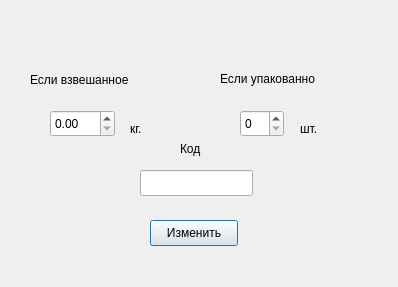
<?xml version="1.0" encoding="UTF-8"?>
<ui version="4.0">
 <class>kol</class>
 <widget class="QDialog" name="kol">
  <property name="geometry">
   <rect>
    <x>0</x>
    <y>0</y>
    <width>398</width>
    <height>287</height>
   </rect>
  </property>
  <property name="windowTitle">
   <string>Касса</string>
  </property>
  <widget class="QPushButton" name="pushButton">
   <property name="geometry">
    <rect>
     <x>150</x>
     <y>220</y>
     <width>88</width>
     <height>26</height>
    </rect>
   </property>
   <property name="text">
    <string>Изменить</string>
   </property>
  </widget>
  <widget class="QDoubleSpinBox" name="doubleSpinBox">
   <property name="geometry">
    <rect>
     <x>50</x>
     <y>110</y>
     <width>65</width>
     <height>27</height>
    </rect>
   </property>
  </widget>
  <widget class="QLabel" name="label">
   <property name="geometry">
    <rect>
     <x>30</x>
     <y>70</y>
     <width>141</width>
     <height>20</height>
    </rect>
   </property>
   <property name="text">
    <string>Если взвешанное</string>
   </property>
  </widget>
  <widget class="QLabel" name="label_2">
   <property name="geometry">
    <rect>
     <x>130</x>
     <y>120</y>
     <width>66</width>
     <height>18</height>
    </rect>
   </property>
   <property name="text">
    <string>кг.</string>
   </property>
  </widget>
  <widget class="QSpinBox" name="spinBox">
   <property name="geometry">
    <rect>
     <x>240</x>
     <y>110</y>
     <width>44</width>
     <height>27</height>
    </rect>
   </property>
  </widget>
  <widget class="QLabel" name="label_3">
   <property name="geometry">
    <rect>
     <x>300</x>
     <y>120</y>
     <width>66</width>
     <height>18</height>
    </rect>
   </property>
   <property name="text">
    <string>шт.</string>
   </property>
  </widget>
  <widget class="QLabel" name="label_4">
   <property name="geometry">
    <rect>
     <x>220</x>
     <y>70</y>
     <width>131</width>
     <height>18</height>
    </rect>
   </property>
   <property name="text">
    <string>Если упакованно</string>
   </property>
  </widget>
  <widget class="QLabel" name="label_6">
   <property name="geometry">
    <rect>
     <x>180</x>
     <y>140</y>
     <width>66</width>
     <height>18</height>
    </rect>
   </property>
   <property name="text">
    <string>Код</string>
   </property>
  </widget>
  <widget class="QLineEdit" name="lineEdit">
   <property name="geometry">
    <rect>
     <x>140</x>
     <y>170</y>
     <width>113</width>
     <height>26</height>
    </rect>
   </property>
  </widget>
 </widget>
 <resources/>
 <connections/>
</ui>
